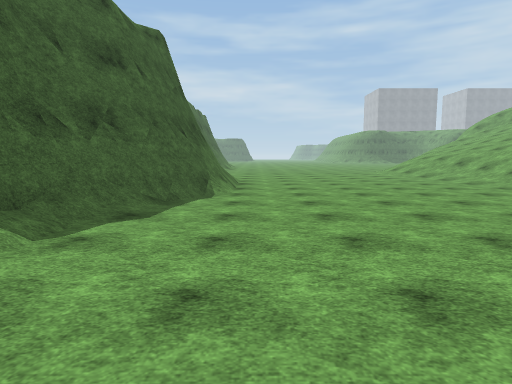
[1] (above)

16 first-person views from a walk through a scene from a Unity 3-D project. The camera is 1.5 m above the floor, tilts 6° down and sees 75° across. The floor is counted in squares, 2 m on a side. Each view is taken from the middle of a square. On the plan, view 1 faces up. The plan holds only what a view shows up to about 11 squares ahead; the rest is blank. The place goes on beyond the plan. The player character is not drawn. Surface patterns are stand-ins for the level's own textures.

[2]
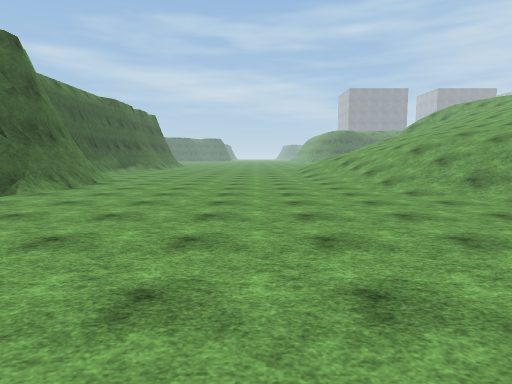

[3]
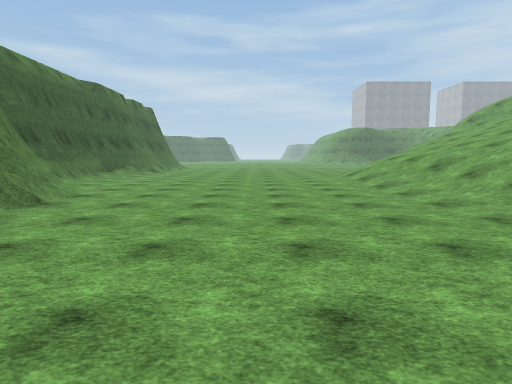

[4]
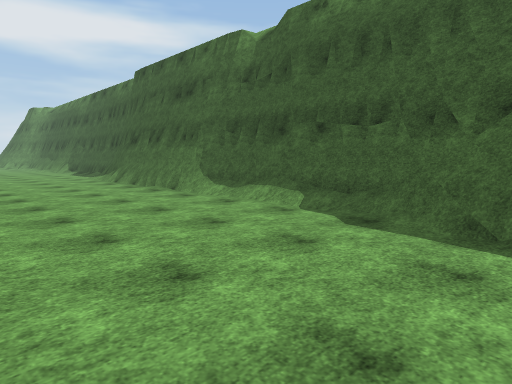

[5]
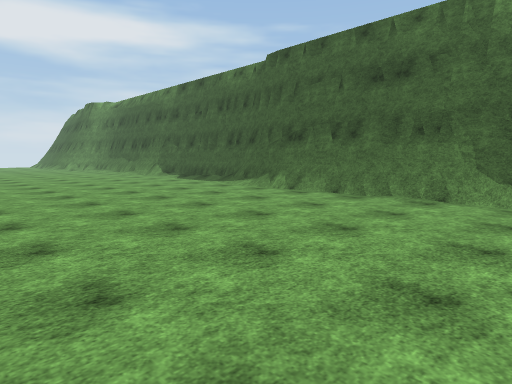

[6]
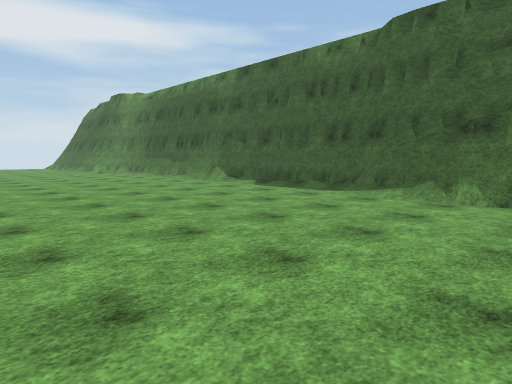

[7]
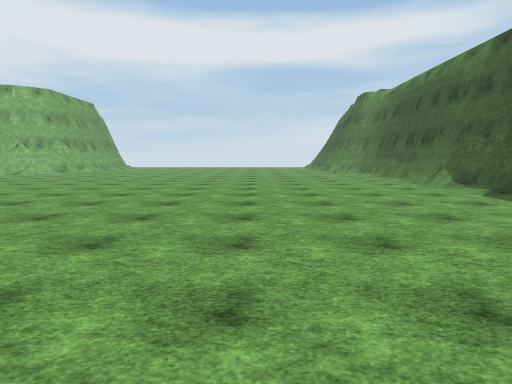

[8]
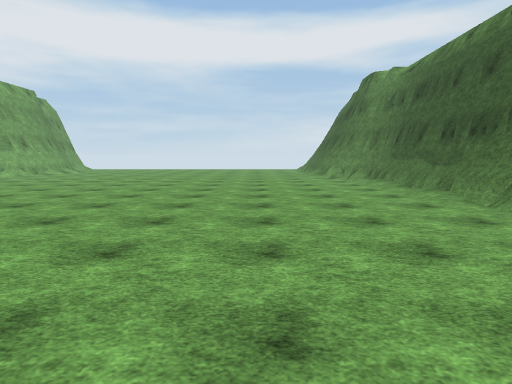

[9]
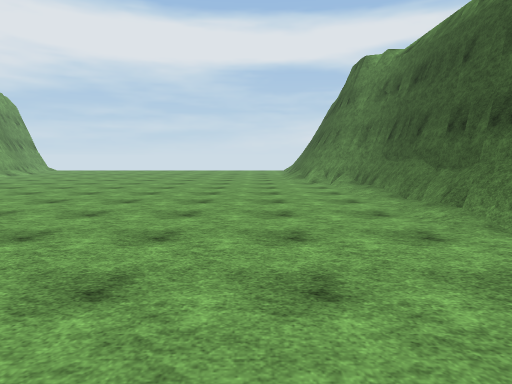

[10]
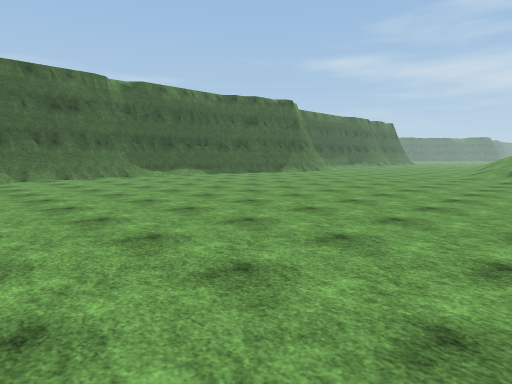

[11]
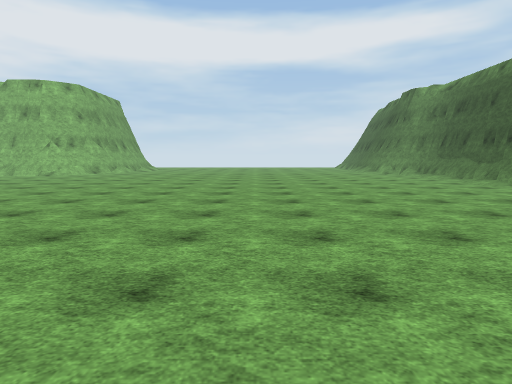

[12]
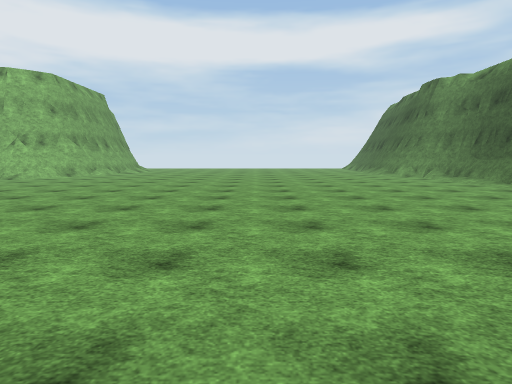

[13]
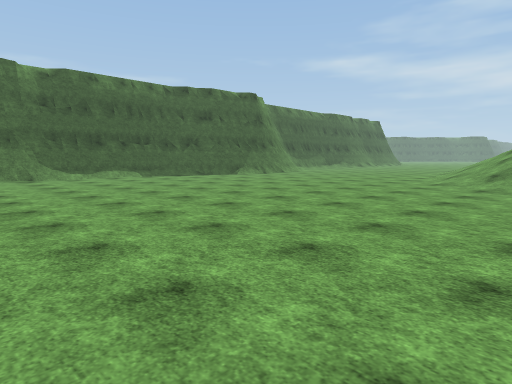

[14]
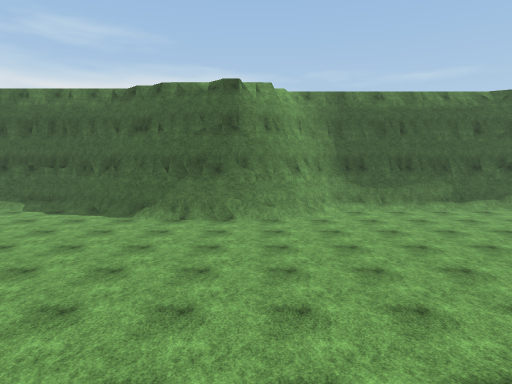

[15]
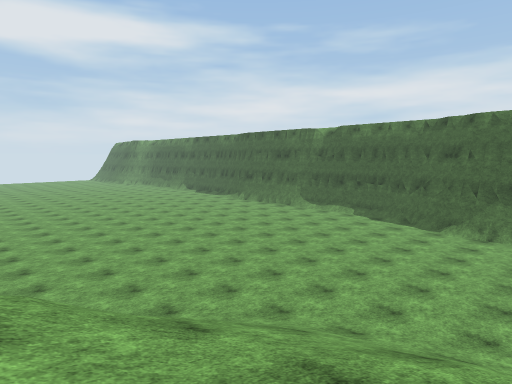

[16]
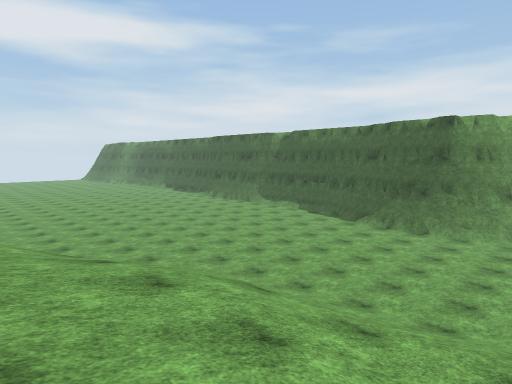

### Floor plan
Key: @ floor where view 1 was taken; # wall or solid block; . floor; / step, stairs or slope; = window, fence, low wall or low ledge.
Columns run from 4 left of view 1 to 12 right of it. Each row starts with its distance up from view 1.
 15  #......../////
 14  #......../////
 13  #........//////
 12  ##.......//////
 11   #=......///////
 10   ##......///////
  9   ##......//////
  8   ##......./////
  7   ##......./////
  6   #.........//
  5  ##...........
  4  #.............
  3  #.............
  2  #.............
  1  #.............
  0  #..@..........
 -1  ##............
 -2  ##............
 -3  ##............
 -4  ##............
 -5  #.............
 -6  #.............
 -7 ##..........
 -8 ##..........
 -9 ##...........
-10 ##............
-11 ##.............
-12  #.............
-13  #..............
-14  #...............
-15  #...............
-16  #...............
-17  #...............
-18  ##...........
-19  ##..........

Where each view was taken, in squares from view 1:
view 1: 0 up, 0 right, facing up
view 2: 0 up, 4 right, facing up
view 3: 4 up, 3 right, facing up
view 4: 6 up, 2 right, facing down-left
view 5: 1 up, 4 right, facing down-left
view 6: 3 down, 4 right, facing down-left
view 7: 3 down, 2 right, facing down
view 8: 7 down, 1 right, facing down
view 9: 9 down, 0 right, facing down
view 10: 6 down, 10 right, facing up-left
view 11: 4 down, 4 right, facing down
view 12: 6 down, 4 right, facing down
view 13: 3 down, 10 right, facing up-left
view 14: 10 up, 8 right, facing left
view 15: 10 up, 11 right, facing down-left
view 16: 13 up, 11 right, facing down-left
